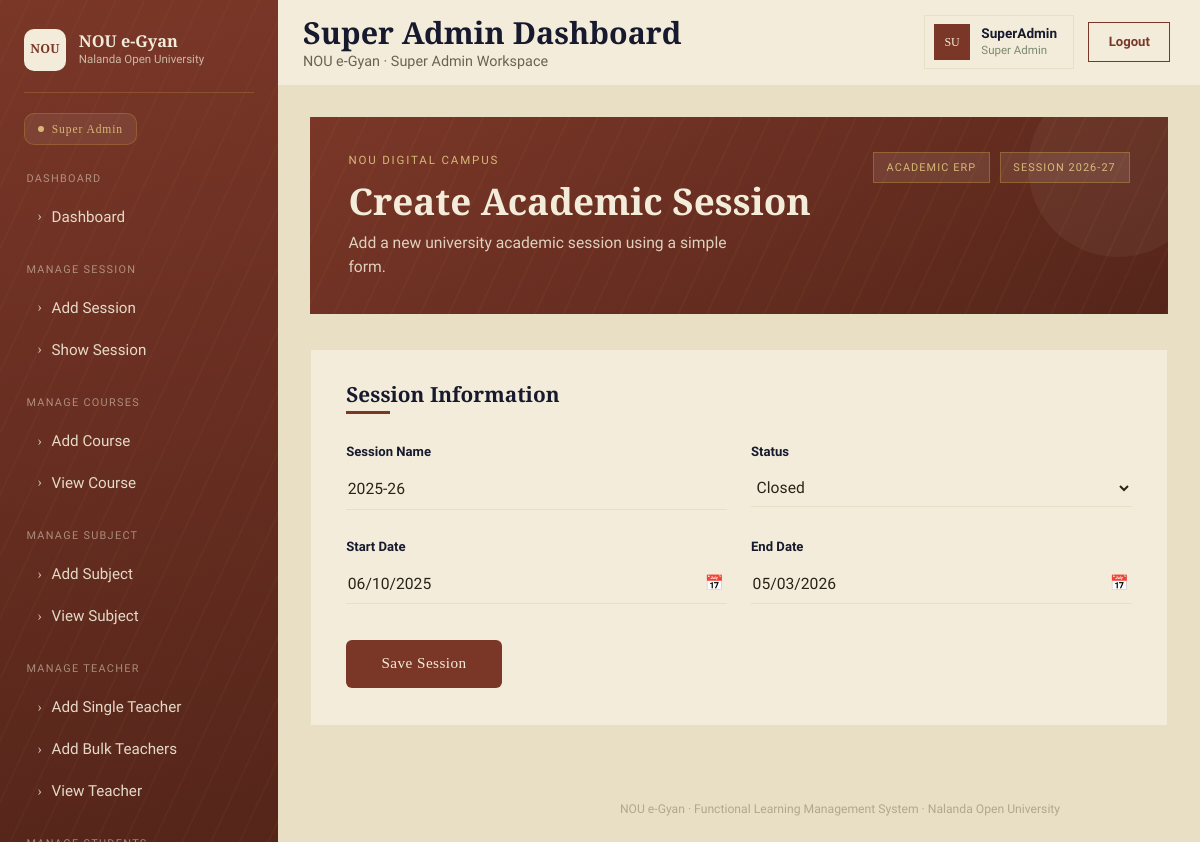
The app's page /superadmindash/edit-session/1 (signed in) with its own data.
### myapp/models.py (models this page shows, shortened)
class AddSession(models.Model):
    id=models.IntegerField(primary_key=True,auto_created=True)
    session_name=models.CharField(max_length=50,blank=None,null=True)
    status=models.CharField(max_length=20,blank=None,null=True)
    start_date=models.DateField()
    end_date=models.DateField()
    Dor=models.DateTimeField(null=True)
    Dou=models.DateTimeField(null=True)
    Dod=models.DateTimeField(null=True)

### myapp/views.py (the view, shortened to what this page needs)
# urls.py: path('superadmindash/edit-session/<int:id>',views.edit_session,name="edit_session"),
@cache_control(no_cache=True,must_revalidate=True,no_store=True)
@login_required
def edit_session(request,id):
    s=AddSession.objects.get(id=id)
    return render(request,'superadmin/edit_session.html',{'s':s})

### myapp/templates/superadmin/edit_session.html (shortened to what this page needs)
{% extends "superadmin/base.html" %}
{% block content %}
<main class="main">
<div class="hero">
  <div class="hero-top">
    <div>
      <div class="eyebrow">NOU DIGITAL CAMPUS</div>
      <h1>Create Academic Session</h1>
      <div class="sub">Add a new university academic session using a simple form.</div>
    </div>
    <div class="hero-badges">
      <div class="hero-badge">ACADEMIC ERP</div>
      <div class="hero-badge">SESSION 2026-27</div>
    </div>
  </div>
</div>
<div class="form-card">
  <h2>Session Information</h2>
  <div class="title-rule"></div>
  <form method="post">
    <div class="row">
      <div class="col-md-6 field-group">
        <label class="field-label" for="sessionName">Session Name</label>
        <input value="{{s.session_name}}" type="text" id="sessionName" name="session_name" placeholder="e.g. 2026-27">
      </div>
      <div class="col-md-6 field-group">
        <label class="field-label" for="status">Status</label>
        <select value="{{s.status}}" id="status" name="status">
          <option value="Closed" {% if s.status == "Closed" %}selected{% endif %}>Closed</option>
        </select>
      </div>
      <div class="col-md-6 field-group">
        <label class="field-label" for="startDate">Start Date</label>
        <div class="date-wrap">
          <input value="{{s.start_date | date:'Y-m-d'}}" type="date" id="startDate" name="start_date" placeholder="dd-mm-yyyy">
          <span class="cal-ic">&#128197;</span>
        </div>
      </div>
      <div class="col-md-6 field-group">
        <label class="field-label" for="endDate">End Date</label>
        <div class="date-wrap">
          <input value="{{s.end_date | date:'Y-m-d'}}" type="date" id="endDate" name="end_date" placeholder="dd-mm-yyyy">
          <span class="cal-ic">&#128197;</span>
        </div>
      </div>
    </div>
    <button type="submit" class="btn btn-brick mt-2">Save Session</button>
  </form>
</div>
</main>
{% endblock content %}

### myapp/static/css/style.css (style rules this page uses)
:root { --ink: #171a2e; --ink-soft: #262b48; --brick: #7a3728; --brick-deep: #55251a; --parchment: #f3ecda; --parchment-2: #e9dfc5; --brass: #b8863b; --brass-soft: #d8b876; --sage: #7c8a6e; --ink-text: #2a2418; --font-display: "Cinzel", serif; --font-body: "Work Sans", sans-serif; --sidebar-w: 278px; }
* { box-sizing: border-box; }
body { background: var(--parchment-2); font-family: var(--font-body); color: var(--ink-text); min-height: 100vh; }
.main { margin-left: var(--sidebar-w); padding: 1rem 2rem 3rem; }

### records on screen
AddSession: session_name "2025-26", status "Closed", start_date "06/10/2025", end_date "05/03/2026"

### other values on screen
{{ page_title|default:"Super Admin Dashboard" }} "Super Admin Dashboard"
